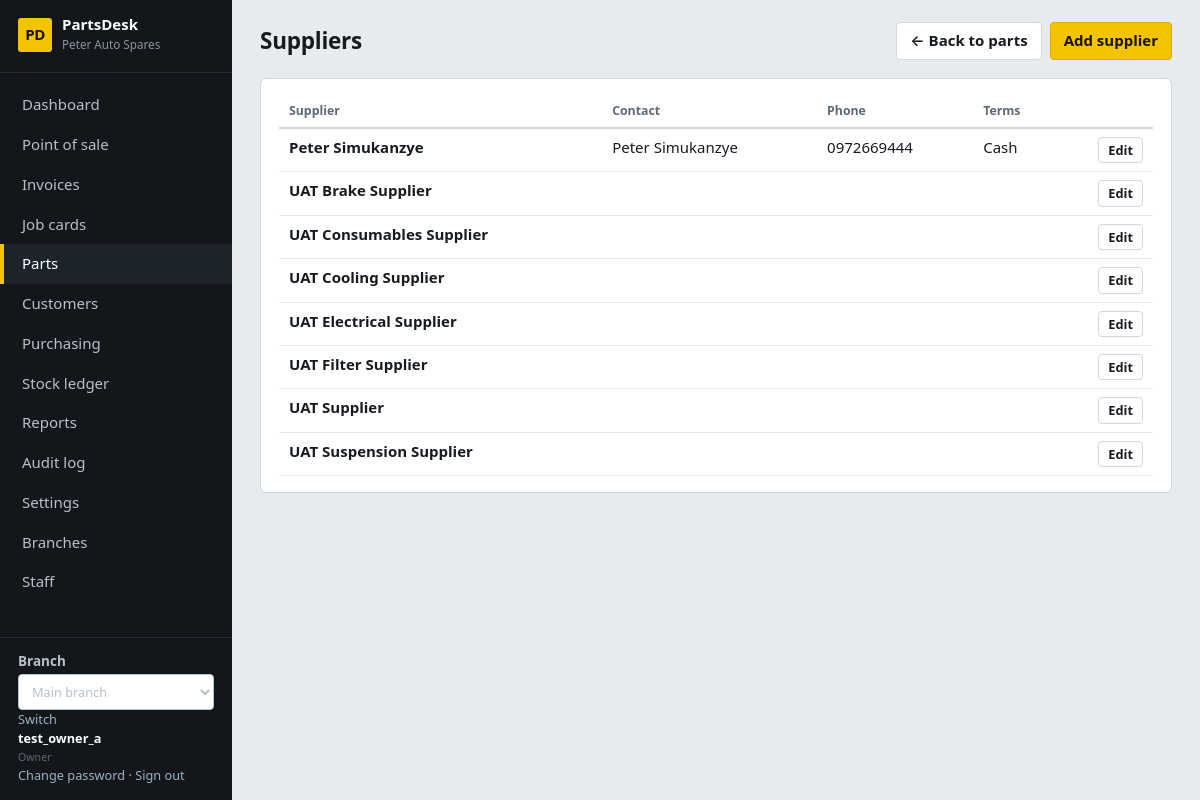
Screenshot of /catalog/suppliers/ (signed in) with the database file from the repository.
### core/models.py (models this page shows, shortened)
class ShopSettings(TrackedModel):
    tenant = models.OneToOneField(Tenant, on_delete=models.CASCADE, related_name="settings")
    shop_name = models.CharField(max_length=120, default="My Spare Parts Shop")
    address = models.TextField(blank=True)
    phone = models.CharField(max_length=60, blank=True)
    email = models.EmailField(blank=True)
    tax_id = models.CharField("Tax / TPIN number", max_length=60, blank=True)
    currency_symbol = models.CharField(max_length=8, default="$")
    tax_name = models.CharField(max_length=20, default="VAT")
    tax_rate = models.DecimalField("Tax rate %", max_digits=5, decimal_places=2, default=Decimal("0"))
    prices_include_tax = models.BooleanField(default=True, help_text="Untick if prices are entered before tax.")
    counter_max_discount = models.DecimalField(
        "Max discount % for counter staff", max_digits=5, decimal_places=2, default=Decimal("10"),
        help_text="Managers and the owner can exceed this.")
    default_labour_rate = models.DecimalField("Default labour rate per hour", max_digits=10, decimal_places=2, default=Decimal("0"))
    invoice_footer = models.CharField(max_length=200, blank=True, default="Thank you for your business.")
    class Meta:
        verbose_name_plural = "shop settings"
    @classmethod
    def get(cls, tenant):
        obj, _ = cls.objects.get_or_create(tenant=tenant)
        return obj

class User(AbstractUser):
    class Role(models.TextChoices):
        OWNER = "owner", "Owner"
        MANAGER = "manager", "Manager"
        COUNTER = "counter", "Counter sales"
        MECHANIC = "mechanic", "Mechanic"
        STOREKEEPER = "storekeeper", "Storekeeper"
    role = models.CharField(max_length=20, choices=Role.choices, default=Role.COUNTER)
    tenant = models.ForeignKey(Tenant, null=True, blank=True, on_delete=models.PROTECT, related_name="users")
    branches = models.ManyToManyField(Branch, blank=True, related_name="staff")
    @property
    def display_name(self):
        return self.get_full_name() or self.username

### catalog/models.py (models this page shows, shortened)
class Supplier(TrackedModel):
    tenant = models.ForeignKey(Tenant, on_delete=models.PROTECT)
    name = models.CharField(max_length=120)
    contact_person = models.CharField(max_length=120, blank=True)
    phone = models.CharField(max_length=60, blank=True)
    email = models.EmailField(blank=True)
    address = models.TextField(blank=True)
    payment_terms = models.CharField(max_length=120, blank=True)
    notes = models.TextField(blank=True)
    is_active = models.BooleanField(default=True)
    class Meta:
        ordering = ["name"]
        constraints = [models.UniqueConstraint(fields=["tenant", "name"], name="supplier_tenant_name")]

### catalog/views.py (the view)
# urls.py: path("suppliers/", views.SupplierList.as_view(), name="supplier_list"),
class SupplierList(RoleRequiredMixin, ListView):
    allowed_roles = STOCK
    model = Supplier
    template_name = "catalog/supplier_list.html"
    context_object_name = "suppliers"
    extra_context = {"page_title": "Suppliers"}
    def get_queryset(self):
        return Supplier.objects.filter(tenant=self.request.tenant)

### core/audit.py (called while the page is built)
@contextmanager
def audit_context(**values):
    token = _current.set(dict(_current.get(), **values))
    try:
        yield
    finally:
        _current.reset(token)

def metadata(request):
    try:
        address = str(ip_address(request.META.get('REMOTE_ADDR', '')))
    except ValueError:
        address = None
    match = request.resolver_match
    return dict(request_id=request.audit_request_id, ip_address=address,
                route=(match.view_name if match else 'unmatched')[:100], method=request.method[:10])

### core/context.py (called while the page is built)
def shop(request):
    if not request.user.is_authenticated:
        return {}
    if request.branch is None:
        return {"shop": None, "nav": [], "branches": [], "active_branch": None}
    items = []
    for label, name, roles in NAV:
        if roles is None or request.user.role in roles:
            url = reverse(name)
            active = request.path == url if url == "/" else request.path.startswith(url)
            items.append({"label": label, "url": url, "active": active})
    return {"shop": ShopSettings.get(request.tenant), "nav": items,
            "branches": allowed_branches(request.user), "active_branch": request.branch}

### core/models.py (called while the page is built)
    def save(self, *args, **kwargs):
        if not self._state.adding:
            raise ValueError("Audit records cannot be edited.")
        return super().save(*args, **kwargs)

### core/navigation.py (called while the page is built)
def page_back_link(request):
    if request is None or not request.user.is_authenticated:
        return None
    match = request.resolver_match
    name = match.url_name if match else None
    if name == 'dashboard':
        return None
    kwargs = {}
    if name == 'vehicle_create':
        if 'pk' in match.kwargs:
            target, label = 'customer_detail', 'Back to customer'
            kwargs = {'pk': match.kwargs['pk']}
        else:
            target, label = 'vehicle_list', 'Back to vehicles'
    elif name in RECORD_PARENTS:
        target, label = RECORD_PARENTS[name]
        kwargs = {'pk': match.kwargs['pk']}
    else:
        target, label = PARENTS.get(name, ('dashboard', 'Back to dashboard'))
    return {'url': reverse(target, kwargs=kwargs), 'label': label}

### core/permissions.py (called while the page is built)
    def test_func(self):
        user = self.request.user
        return user.is_authenticated and self.request.branch is not None and (
            self.allowed_roles is None or user.role in self.allowed_roles
        )

### templates/catalog/supplier_list.html
{% extends "base.html" %}
{% block actions %}<a class="btn primary" href="{% url 'supplier_create' %}">Add supplier</a>{% endblock %}
{% block content %}<section class="card"><div class="tablewrap"><table><thead><tr><th>Supplier</th><th>Contact</th><th>Phone</th><th>Terms</th><th></th></tr></thead><tbody>
{% for s in suppliers %}<tr><td><strong>{{ s.name }}</strong>{% if not s.is_active %} <span class="badge b-bad">Inactive</span>{% endif %}</td><td>{{ s.contact_person }}</td><td>{{ s.phone }}</td><td>{{ s.payment_terms }}</td><td class="num"><a class="btn sm" href="{% url 'supplier_edit' s.pk %}">Edit</a></td></tr>
{% empty %}<tr><td colspan="5" class="empty">No suppliers yet.</td></tr>{% endfor %}</tbody></table></div></section>{% endblock %}

### templates/base.html (shortened to what this page needs)
{% load static ui %}<!doctype html>
<html lang="en">
<head>
<link rel="stylesheet" href="{% static 'css/app.css' %}">
</head>
<body data-print-log-url="{% url 'log_print_request' %}" {% if auto_print %}data-autoprint="1"{% endif %}>
<div class="app">
  <aside class="side no-print">
    <div class="brand"><span class="brand-mark">PD</span><div><strong>PartsDesk</strong><small>{{ shop.shop_name }}</small></div></div>
    <nav>{% for item in nav %}<a href="{{ item.url }}" class="{% if item.active %}on{% endif %}">{{ item.label }}</a>{% endfor %}</nav>
    <div class="who">
      {% if branches %}<form method="post" action="{% url 'switch_branch' %}">{% csrf_token %}
      <label for="branch-select">Branch</label><select id="branch-select" name="branch_id" onchange="this.form.submit()">
      {% for b in branches %}<option value="{{ b.pk }}" {% if b.pk == active_branch.pk %}selected{% endif %}>{{ b.name }}</option>{% endfor %}
      </select><button type="submit">Switch</button></form>{% endif %}
      <strong>{{ user.display_name }}</strong><small>{{ user.get_role_display }}</small><br>
      <a href="{% url 'password_change' %}">Change password</a> ·
      <form method="post" action="{% url 'logout' %}">{% csrf_token %}<button type="submit">Sign out</button></form>
    </div>
  </aside>
  <main class="main">
    <header class="top"><h1>{% block page_heading %}{{ page_title }}{% endblock %}</h1><div class="actions">{% page_back_link as back %}{% if back %}<a class="btn no-print" href="{{ back.url }}" aria-label="{{ back.label }}">&larr; {{ back.label }}</a>{% endif %}{% block actions %}{% endblock %}</div></header>
    {% block content %}{% endblock %}
  </main>
</div>
</body>
</html>

### static/css/app.css (style rules this page uses)
:root { --bg:#e8ebee; --panel:#fff; --ink:#171b20; --muted:#5f6873; --line:#d3d8de; --line-soft:#e6e9ed; --side:#13171b; --side-ink:#b8c0c9; --hi:#f5c400; --hi-ink:#1a1400; --ok:#1f7a3a; --warn:#a15c00; --bad:#b42323; --info:#1a5fb4; --mono:ui-monospace,SFMono-Regular,Menlo,Consolas,"Liberation Mono",monospace; }
* { box-sizing:border-box }
html { font-size:15px }
body { margin:0;background:var(--bg);color:var(--ink);font-family:"Segoe UI",system-ui,-apple-system,Roboto,"Helvetica Neue",Arial,sans-serif;line-height:1.45 }
a { color:var(--info);text-decoration:none }
h1,h2,h3 { margin:0;line-height:1.2 }
small,.muted { color:var(--muted) }
.num { text-align:right;font-variant-numeric:tabular-nums }
.app { display:grid;grid-template-columns:232px 1fr;min-height:100vh }
.side { background:var(--side);color:var(--side-ink);display:flex;flex-direction:column;padding:16px 0;position:sticky;top:0;height:100vh }
.brand { display:flex;gap:10px;align-items:center;padding:0 18px 18px;border-bottom:1px solid #262c33 }
.brand-mark { background:var(--hi);color:var(--hi-ink);font-weight:800;border-radius:3px;width:34px;height:34px;display:grid;place-items:center;letter-spacing:-.5px }
.brand strong { color:#fff;display:block;line-height:1.1 }
.brand small { color:#8a94a0;font-size:.78rem }
.side nav { display:flex;flex-direction:column;padding:12px 0;flex:1;overflow:auto }
.side nav a { color:var(--side-ink);padding:9px 18px;border-left:4px solid transparent;font-weight:500 }
.side nav a.on { border-left-color:var(--hi);background:#1d232a;color:#fff }
.who { padding:14px 18px 0;border-top:1px solid #262c33;font-size:.85rem }
.who strong { color:#fff;display:block }
.who a,.who button { color:#9fb0c2;background:none;border:0;padding:0;font:inherit;cursor:pointer }
.who form { display:inline }
.main { padding:22px 28px 40px;min-width:0 }
.top { display:flex;justify-content:space-between;align-items:center;gap:16px;margin-bottom:18px;flex-wrap:wrap }
.top h1 { font-size:1.5rem;letter-spacing:-.01em }
.actions { display:flex;gap:8px;flex-wrap:wrap }
.card { background:var(--panel);border:1px solid var(--line);border-radius:6px;padding:16px 18px;margin-bottom:16px }
.btn,button.btn { display:inline-flex;align-items:center;gap:6px;padding:7px 13px;border:1px solid var(--line);border-radius:4px;background:#fff;color:var(--ink);font:inherit;font-weight:600;cursor:pointer;text-decoration:none }
.btn.primary { background:var(--hi);border-color:#d9ac00;color:var(--hi-ink) }
.btn.sm { padding:3px 9px;font-size:.85rem }
input,select,textarea { font:inherit;color:inherit;padding:7px 9px;border:1px solid #b9c1ca;border-radius:4px;background:#fff;width:100%;min-width:0 }
label { font-weight:600;font-size:.9rem;display:block;margin-bottom:3px }
table { width:100%;border-collapse:collapse }
th { text-align:left;font-size:.82rem;color:var(--muted);font-weight:600;padding:7px 10px;border-bottom:2px solid var(--line);white-space:nowrap }
td { padding:8px 10px;border-bottom:1px solid var(--line-soft);vertical-align:top }
th.num,td.num { text-align:right }
.tablewrap { overflow-x:auto }

### rows the page displays
ShopSettings: shop_name "Peter Auto Spares"
User: display_name "test_owner_a", role "Owner"
Supplier: name "Peter Simukanzye", contact_person "Peter Simukanzye", phone "0972669444", payment_terms "Cash"
Supplier: name "UAT Brake Supplier"
Supplier: name "UAT Consumables Supplier"
Supplier: name "UAT Cooling Supplier"
Supplier: name "UAT Electrical Supplier"
Supplier: name "UAT Filter Supplier"
Supplier: name "UAT Supplier"
Supplier: name "UAT Suspension Supplier"

### other values shown
{{ item.label }} "Dashboard" "Point of sale" "Invoices" "Job cards" "Parts" "Customers" "Purchasing" "Stock ledger" "Reports" "Audit log" "Settings" "Branches" "Staff"
{{ page_title }} "Suppliers"
{{ back.label }} "Back to parts"
form field branch_id "Main branch"
